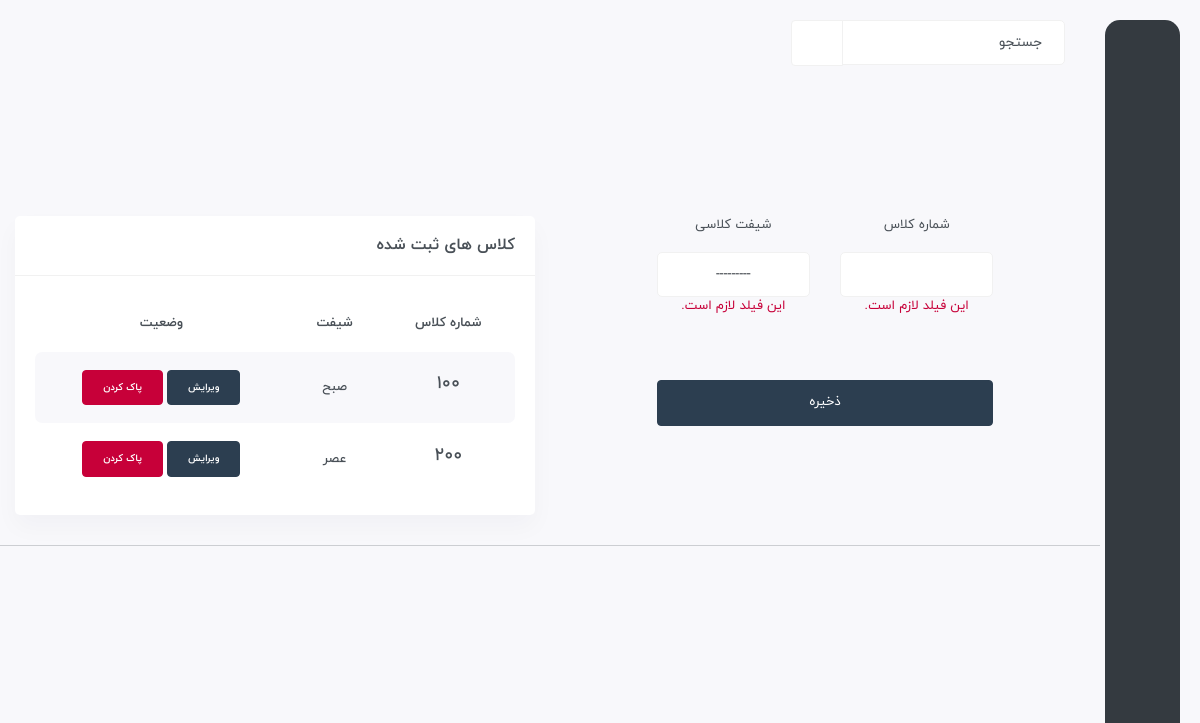
The page /created/create-class/ (signed in) on the database as committed earlier.
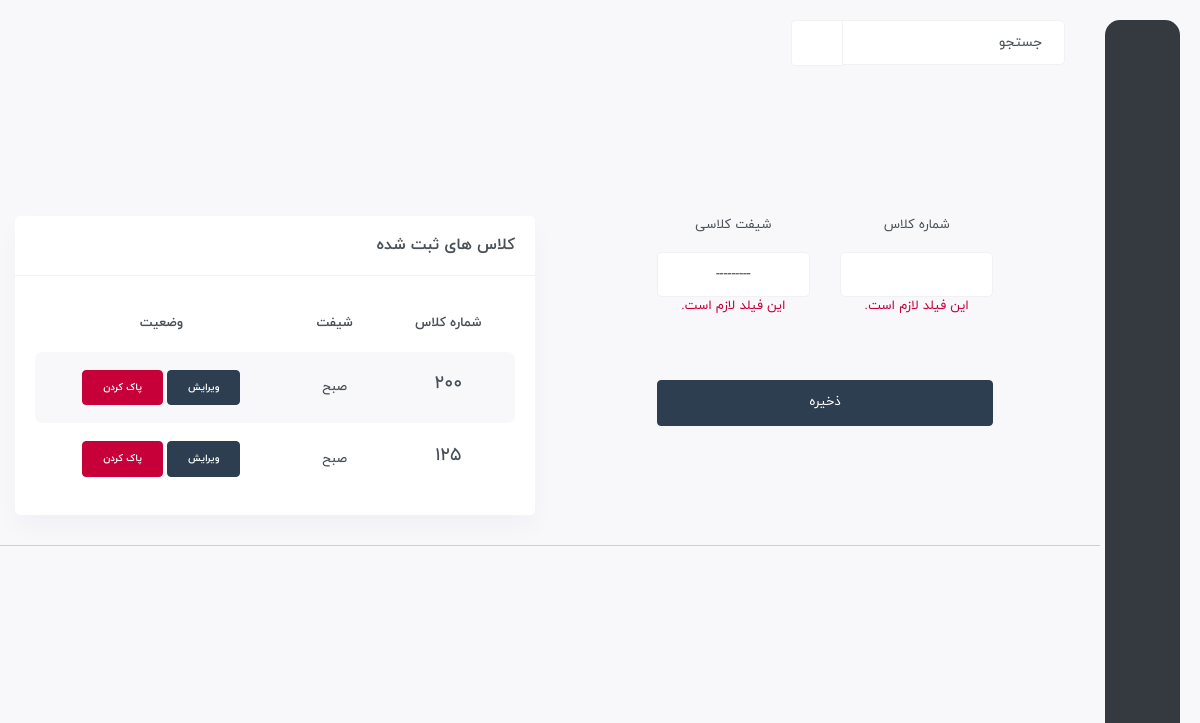
The same page on the database as committed later.
### Student/models.py (models this page shows, shortened)
class Class(models.Model):
    number = models.IntegerField()
    shift = models.CharField(choices=SHIFT, max_length=3)

### Student/views.py (the view, shortened to what this page needs)
class CreateClassView(LoginRequiredMixin, generic.View):
    login_url = 'account:login'
    template_name = 'create-class.html'
    def get(self, request, *args, **kwargs):
        form = forms.ClassForm(request.POST)
        class_ = models.Class.objects.all()
        return render(request, self.template_name, {'form': form, 'class': class_})

### Student/forms.py
class ClassForm(forms.ModelForm):
    def __init__(self, *args, **kwargs):
        super(ClassForm, self).__init__(*args, **kwargs)
        self.fields['number'].widget.attrs.update({'class': 'form-control text-center mt-3'})
        self.fields['shift'].widget.attrs.update({'class': 'form-control text-center mt-3'})
    class Meta:
        model = models.Class
        fields = '__all__'

### Student/templates/create-class.html (shortened to what this page needs)
{% extends 'base.html' %}
{% load static %}
{% load jalali_tags %}
{% block body %}
	<div id="main-wrapper">
	    <div class="content-body">
            <div class="container">
                <div class="row mt-5 d-flex justify-content-bettwen">
                    <div class="col-md-12 col-sm-12 col-lg-6 col-xl-6 col-12 mt-5">
                        <form action="" method="post">
                            <div class="row d-flex justify-content-center text-center">
                                <div class="col-md-8">
                                    <div class="col-md-12">
                                        <div class="row">
                                            <div class="col-md-6">
                                                <label for="">شماره کلاس</label>
                                                {{ form.number }}
                                                {% for e in form.number.errors %}
                                                    <p class="text-danger text-center">{{ e }}</p>
                                                {% endfor %}
                                            </div>
                                            <div class="col-md-6">
                                                <label for=""> شیفت کلاسی</label>
                                                {{ form.shift }}
                                                {% for e in form.shift.errors %}
                                                    <p class="text-danger text-center">{{ e }}</p>
                                                {% endfor %}
                                            </div>
                                        </div>
                                        <button class="btn btn-primary btn-block mt-5 mb-5">ذخیره</button>
                                    </div>
                                </div>
                            </div>
                        </form>
                    </div>
                    <div class="col-md-12 col-sm-12 col-lg-6 col-xl-6 col-12 mt-5">
                        <div class="card">
                        <div class="card-header align-items-center">
                            <h4 class="card-title">کلاس های ثبت شده</h4>
                        </div>
                        <div class="card-body">
                            <div class="table-responsive">
                            <table class="table table-striped responsive-table text-center">
                                <thead>
                                <tr>
                                    <th>شماره کلاس</th>
                                    <th>شیفت</th>
                                    <th>وضعیت</th>
                                </tr>
                                </thead>
                                <tbody>
                                    {% for c in class %}
                                        <tr>
                                            <td>
                                            <h4>{{ c.number }}</h4>
                                            </td>
                                            <td>{{ c.shift }}</td>
                                            <td>
                                                <a class="btn badge btn-primary" href="{% url 'student:edit-class' c.number c.shift %}">ویرایش</a>
                                                <button type="button" class="btn badge btn-danger" data-bs-toggle="modal" data-bs-target="#staticBackdrop-{{ c.id }}">
                                                    پاک کردن
                                                </button>
                                            </td>
                                        </tr>
                                    {% endfor %}
                                </tbody>
                            </table>
                            </div>
                        </div>
                        </div>
                    </div>
                    <hr>
                </div>
            </div>
	    </div>
	</div>
{% endblock %}

Rows that differ between the two databases and show on the page:
removed Class: number "100", shift "صبح"
removed Class: number "200", shift "عصر"
added Class: number "200", shift "صبح"
added Class: number "125", shift "صبح"
